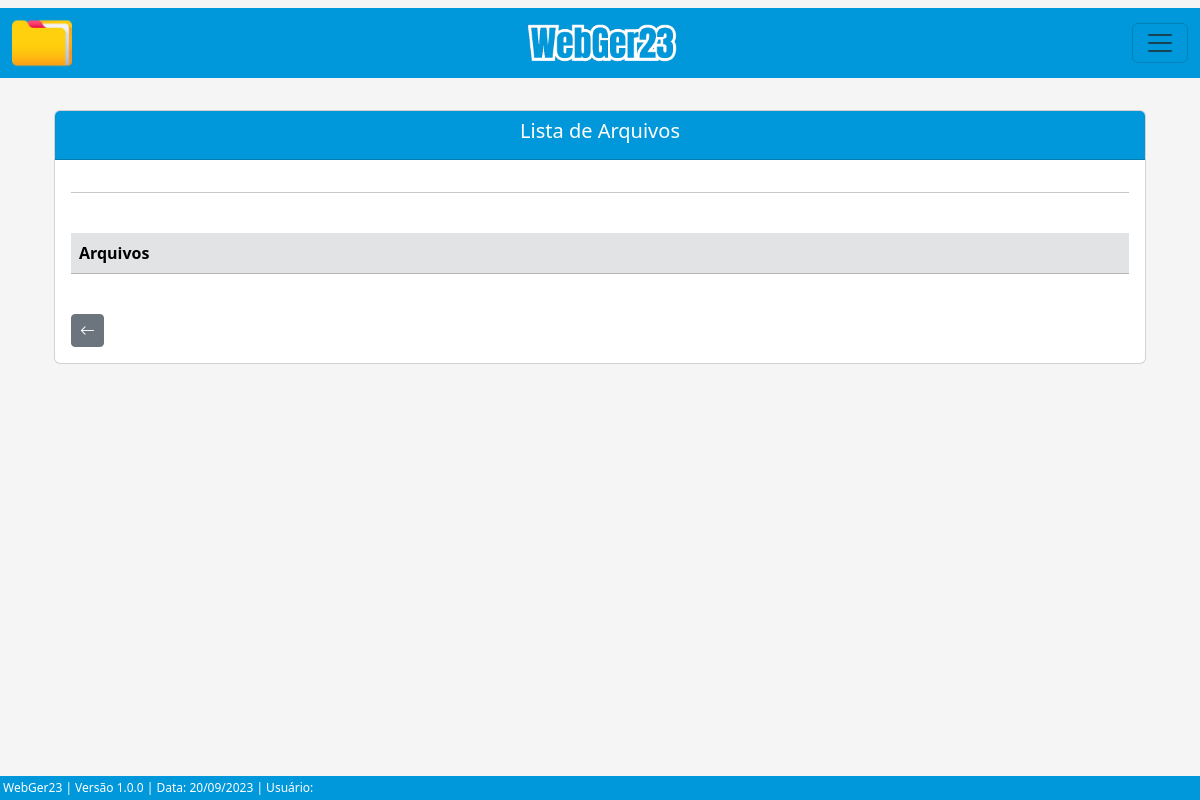
Before: /listar/arquivo-andamento-adm/4/ with the older database file.
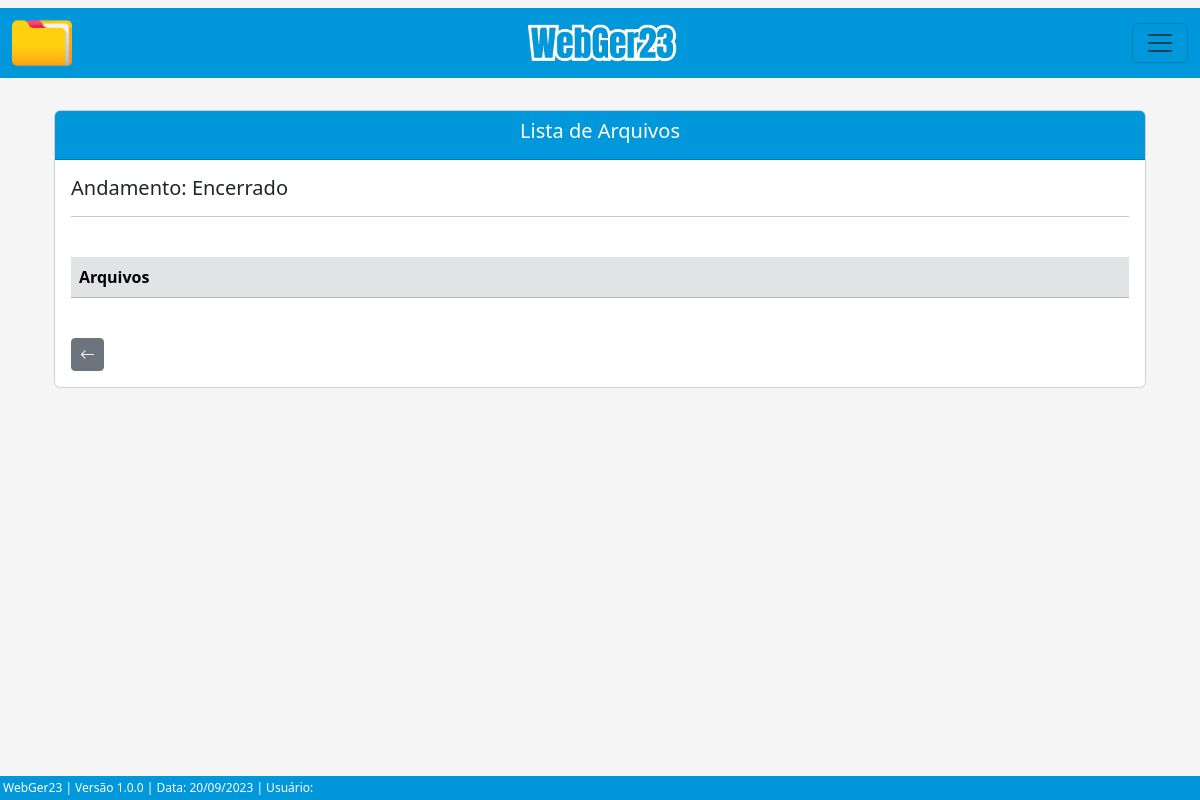
After: the same page with the newer database file.
### processo/models.py (models this page shows, shortened)
class Base(models.Model): # Classe base, será herdada pelas outras classes
    data_criacao = models.DateField('data_criação', auto_now_add=True)
    data_alteracao = models.DateField('Alterado', auto_now=True)
    ativo = models.BooleanField('Ativo?', default=True)
    class Meta:
        abstract = True

class AndamentoAdm(Base):
    andamentos = (
    ('Abertura', 'Abertura'), ('Parecer Fiscal', 'Parecer Fiscal'), ('Decisão 1ª Instância', 'Decisão 1ª Instância'), ('Suspenso Para Fiscalização Futura', 'Suspenso Para Fiscalização Futura'), ('Auto de Infração e Termo de Intimação - AITI.', 'Auto de Infração e Termo de Intimação - AITI.'), ('Termo de Intimação Fiscal - TIF.-tif.', 'Termo de Intimação Fiscal - TIF.'), ('Decisão de 2ª Instância', 'Decisão de 2ª Instância'), ('Cobrança de Documentação', 'Cobrança de Documentação'), ('Recurso Voluntário', 'Recurso Voluntário'), ('Fim do Contrato com a Assessoria', 'Fim do Contrato com a Assessoria'), ('Manifestação', 'Manifestação'), ('Recebimento do AR', 'Recebimento do AR'), ('Despacho', 'Despacho'), ('Aguardando Pagamento', 'Aguardando Pagamento'), ('Apresentação de Documentação para Análise', 'Apresentação de Documentação para Análise'), ('Aguardando AR', 'Aguardando AR'), ('Ofício', 'Ofício'), ('Revelia', 'Revelia'), ('Execução', 'Execução'), ('Confissão de Dívida (Parcelamento)', 'Confissão de Dívida (Parcelamento)'), ('Reenvio de Documento', 'Reenvio de Documento'), ('Parecer Juridico', 'Parecer Juridico'), ('Certidão', 'Certidão'), ('Encaminhado', 'Encaminhado'), ('Encerrado', 'Encerrado'),
    )
    situacao = (
        ('Sem Pagamento', 'Sem Pagamento'), ('Com Pagamento', 'Com Pagamento'),
    )
    criador_andamento_adm = models.ForeignKey(get_user_model(), verbose_name='Usuário Criador', on_delete=models.CASCADE)
    processo = models.ForeignKey(ProcessoAdm, on_delete=models.CASCADE) # Relacionamento 'One to Many' (um para muitos)
    data_andamento = models.DateField(verbose_name='Data do Andamento')
    andamento = models.CharField(max_length=100, choices=andamentos, verbose_name='Andamento') # Utiliza choices(escolhas) para selecionar o andamento
    situacao_pagamento = models.CharField(max_length=100, choices=situacao, blank=True, null=True)
    valor_pago = models.CharField(max_length=14, blank=True, null=True)
    data_prazo = models.DateField(blank=True, null=True)
    funcionario = models.CharField(max_length=50, blank=True, null=True)
    data_recebimento = models.DateField(blank=True, null=True)
    complemento = models.CharField(max_length=150, blank=True, null=True)
    arquivo_1 = models.FileField(upload_to='uploads/', verbose_name='Arquivo', blank=True)
    arquivo_2 = models.FileField(upload_to='uploads/', verbose_name='Arquivo', blank=True)
    arquivo_3 = models.FileField(upload_to='uploads/', verbose_name='Arquivo', blank=True)

### processo/views.py (the view)
# urls.py: path('listar/arquivo-andamento-adm/<int:pk>/', ArquivoAndamentoAdmList.as_view(), name='arquivo-andamento-adm-list'),
class ArquivoAndamentoAdmList(ListView):
    model = AndamentoAdm
    template_name = 'processos/lists/arquivo_andamento_adm_list.html'
    def get_queryset(self):
        andamento_pk = self.kwargs.get('pk') # Pega a pk(primary key) da URL
        andamento = AndamentoAdm.objects.filter(pk=andamento_pk)  # Pega o andamento que possui a pk recebida (pk é a primary key do andamento)
        return andamento
    def get_context_data(self, **kwargs):
        andamento_pk = self.kwargs.get('pk') # Pega a PK do andamento através da URL
        context = super().get_context_data(**kwargs)
        context['dados_andamento'] = AndamentoAdm.objects.filter(pk=andamento_pk) # Filtra os dados do andamento através da pk
        return context

### processo/templates/processos/lists/arquivo_andamento_adm_list.html (shortened to what this page needs)
{% extends 'index.html' %}
{% load static %}
{% block conteudo %}
<div class="container p-4">
    <div class="card">
        <div class="card-header text-white" style="background-color: #0098DB;">
            <h5 style="text-align: center;">Lista de Arquivos</h5>
         </div>
        <div class="card-body">
            {% for atributo in dados_andamento %}
                <h5>Andamento: {{ atributo.andamento }}</h5>
            {% endfor %}
            <hr>
            <div class="table-responsive">
                <br>
                <table class="table table-striped" id="tabela-listar-arquivo">
                    <thead>
                        <tr class="table-secondary">
                            <th>Arquivos</th>
                        </tr>
                    </thead>
                </table>
            </div>
            <br>
            <button class="btn btn-secondary btn-sm" id="btnVoltar"><i class="bi bi-arrow-left" style="font-size: 15px;"></i></button>
        </div>
    </div>
</div>
{% endblock %}

Changed rows visible on the page:
added AndamentoAdm: andamento "Encerrado"
